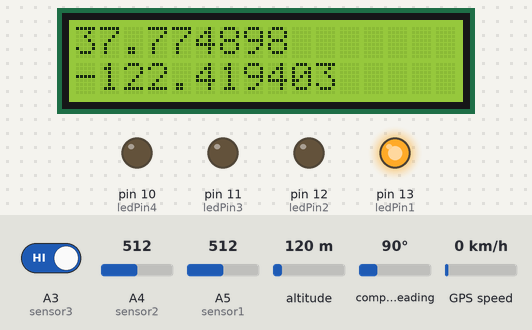
A sketch run on a simulated Arduino Uno, built with avr-gcc and run on an emulated ATmega328P. On the bench: 16×2 character LCD, output pins drawn as LEDs (lit = HIGH). Inputs (shaded band) come from the test bench; at power-on: A5 (sensor1) = 512, A3 (sensor3) HIGH, A4 (sensor2) = 512, altitude 120 m, compass heading 90°, GPS speed 0 km/h. The GPS gets a fix after 3 s at 37.7749, -122.4194 with 8 satellites; what the sketch prints to the serial monitor is not drawn.

Above: at 11.18 s.
11.7 s: A5 (sensor1) set to 585
At 13.0 s:
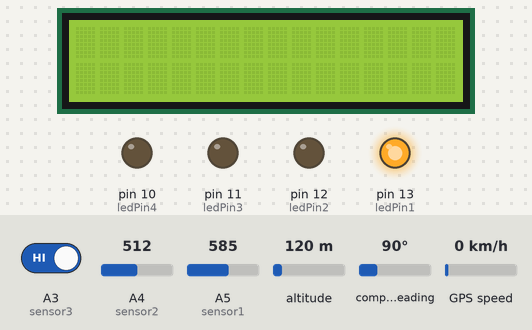
13.7 s: A5 (sensor1) set to 618
At 14.7 s:
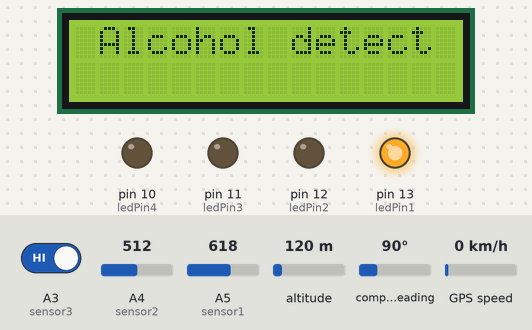
Timing chart, 0 to 16.7 s (numbered marks = the images above; inputs shaded):
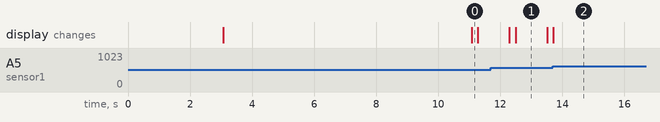

Measured:
- the behaviour switches between 600 and 601 on A5 (sensor1) (found by bisection; images 1 and 2)
- after the input at 13.7 s, the display: changes at once (image 2)
- what the display in image 1 shows lasts 1.0 s, from 12.5 s to 13.5 s

The sketch:

main.ino
```cpp
#include <TinyGPS++.h>
#include <SoftwareSerial.h>
#include <LiquidCrystal.h>
LiquidCrystal lcd(7, 6, 5, 4, 3, 2);
int V0=000;
int V1=000;
int V2=000;
int V3=000;
int V4=000;
int V5=000;
int a=100;

int tc=0;


double lat_val, lng_val, alt_m_val;
int sensor1=A5;
int sensor2=A4;
int sensor3=A3;
int sensor4=A2;
int ledPin1 = 13;
int ledPin2 = 12;
int ledPin3 = 11;
int ledPin4 = 10;

SoftwareSerial GPS_SoftSerial(9, 8);/* (Rx, Tx) */
/* Create an object named gps of the class TinyGPSPlus */
TinyGPSPlus gps;

volatile float minutes, seconds;
volatile int degree, secs, mins;

void setup() {
lcd.begin(16,2);
 Serial.begin(9600);
  GPS_SoftSerial.begin(9600); /* Define baud rate for software serial communication */

  pinMode(ledPin1, OUTPUT);
  pinMode(ledPin2, OUTPUT);
  pinMode(ledPin3, OUTPUT);
  pinMode(ledPin4, OUTPUT);
  pinMode(sensor3, INPUT_PULLUP);
  lcd.clear();
  lcd.print("gps gsm- Traffic");
  lcd.setCursor(0,1);
  lcd.print(" control   unit ");

  delay(3000);
  lcd.clear();


     Serial.println("A\r");
     delay(5000);
    lcd.clear();
    digitalWrite(ledPin1,HIGH);
    delay(2000);
 }

void loop() {
   gpssread();
  lcd.clear();
  lcd.setCursor(0,0);
    V1 = analogRead(sensor1);
    V2 = analogRead(sensor2);
    V3 = digitalRead(sensor3);
    if (V2 > 950){
  digitalWrite(ledPin1,HIGH);
  //delay(10000);
  lcd.clear();
 lcd.setCursor(0,0);
    lcd.print("Accident detect");
   digitalWrite(ledPin1,HIGH);
   delay(1000);
   sendsms1();
   share();
delay(3000);
  }


    if (V1 > 600){
  digitalWrite(ledPin1,HIGH);
  //delay(10000);
  lcd.clear();
 lcd.setCursor(0,0);
    lcd.print(" Alcohol detect ");
   digitalWrite(ledPin1,HIGH);
   delay(1000);
   sendsms3();
   share();
delay(3000);
  }

    if (V3 == LOW){
  digitalWrite(ledPin1,HIGH);
  //delay(10000);
  lcd.clear();
 lcd.setCursor(0,0);
    lcd.print("signal break");
   digitalWrite(ledPin1,HIGH);
   delay(1000);
   sendsms5();
   share();
delay(3000);
  }
}


void sendsms1()
{

  Serial.println("AT+CMGF=1\r");                   //Set the module to SMS mode
  delay(1000);
  Serial.println("AT+CMGS=\"7666820619\"\r");  //Your phone number don't forget to include your country code, example +212123456789"
  delay(1500);
  Serial.print("Accident detect location shared");
  delay(1500);
 Serial.write(0x1A);
   delay(15000);
lcd.clear();
}


void sendsms3()
{

  Serial.println("AT+CMGF=1\r");                   //Set the module to SMS mode
  delay(1000);
  Serial.println("AT+CMGS=\"7666820619\"\r");  //Your phone number don't forget to include your country code, example +212123456789"
  delay(1500);
  Serial.print("alcohol drunk detect location shared");
  delay(1500);
 Serial.write(0x1A);
   delay(15000);
lcd.clear();
}


void sendsms5()
{

  Serial.println("AT+CMGF=1\r");                   //Set the module to SMS mode
  delay(1000);
  Serial.println("AT+CMGS=\"7666820619\"\r");  //Your phone number don't forget to include your country code, example +212123456789"
  delay(1500);
  Serial.print("signal break detect location shared");
  delay(1500);
 Serial.write(0x1A);
   delay(15000);
lcd.clear();
}


void gpssread(){
        smartDelay(1000); /* Generate precise delay of 1ms */
        unsigned long start;
        uint8_t hr_val, min_val, sec_val;
        bool loc_valid, alt_valid, time_valid;
        lat_val = gps.location.lat(); /* Get latitude data */
        loc_valid = gps.location.isValid(); /* Check if valid location data is available */
        lng_val = gps.location.lng(); /* Get longtitude data */
        alt_m_val = gps.altitude.meters();  /* Get altitude data in meters */
        alt_valid = gps.altitude.isValid(); /* Check if valid altitude data is available */
        hr_val = gps.time.hour(); /* Get hour */
        min_val = gps.time.minute();  /* Get minutes */
        sec_val = gps.time.second();  /* Get seconds */
        time_valid = gps.time.isValid();  /* Check if valid time data is available */
        if (!loc_valid)
        {
         lcd.clear();
         lcd.print("traffic  monitor");
         lcd.setCursor(0,1);
         lcd.print(" no gps- detect ");
         delay(1000);
         lcd.clear();
        }
        else
        {
          lcd.clear();
          DegMinSec(lat_val);
          lcd.print(lat_val, 6);
         // lcd.print(" ");
         // lcd.print(degree);
          lcd.setCursor(0,1);
          lcd.println(lng_val, 6);
          //Serial.print("Longitude in Degrees Minutes Seconds : ");
          //Serial.print(degree);
         // Serial.print("\t");
         // Serial.print(mins);
         // Serial.print("\t");
         // Serial.println(secs);
         delay(200);

lcd.clear();
        }

}

static void smartDelay(unsigned long ms)
{
  unsigned long start = millis();
  do
  {
    while (GPS_SoftSerial.available())  /* Encode data read from GPS while data is available on serial port */
      gps.encode(GPS_SoftSerial.read());
/* Encode basically is used to parse the string received by the GPS and to store it in a buffer so that information can be extracted from it */
  } while (millis() - start < ms);
}

void DegMinSec( double tot_val)   /* Convert data in decimal degrees into degrees minutes seconds form */
{
  degree = (int)tot_val;
  minutes = tot_val - degree;
  seconds = 60 * minutes;
  minutes = (int)seconds;
  mins = (int)minutes;
  seconds = seconds - minutes;
  seconds = 60 * seconds;
  secs = (int)seconds;
}


void share(){
  Serial.println("AT+CMGF=1\r");                   //Set the module to SMS mode
   delay(1000);
   Serial.println("AT+CMGS=\"9011984003\"\r");  //Your phone number don't forget to include your country code, example +212123456789"
   delay(1500);
   Serial.print("https://www.google.com/maps/?q=");
   Serial.print(lat_val, 6);
   Serial.print(",");
   Serial.print(lng_val, 6);
   delay(1500);
   Serial.write(0x1A);
   delay(15000);
   Serial.println("AT+CMGF=1\r");                   //Set the module to SMS mode
   delay(1000);
   Serial.println("AT+CMGS=\"7666820619\"\r");  //Your phone number don't forget to include your country code, example +212123456789"
   delay(1500);
   Serial.print("https://www.google.com/maps/?q=");
   Serial.print(lat_val, 6);
   Serial.print(",");
   Serial.print(lng_val, 6);
   delay(1500);
   Serial.write(0x1A);
   delay(15000);
   digitalWrite(ledPin1,LOW);
//digitalWrite(relay,HIGH);
}
```
